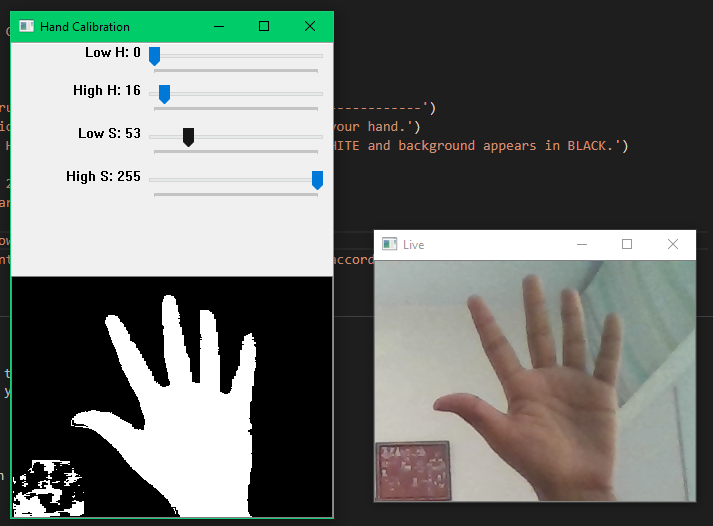
#> input picture Images/1.png, 713 x 526 px, given in place of the camera
$ python practice_2.py
#> lines starting #> are read from the running program, lines starting #| are printed output that depends on the picture; after the words box and inside, x2 and y2 are one past the last pixel; in counts of white or black regions, pixels touching at a corner belong together
import cv2
import math
import numpy as np
import pyautogui


class FingersNumberDetector:

    def __init__(self):
        pyautogui.PAUSE = 0

        self.isHandHistCreated = False
        self.isBgCaptured = False
        self.bgSubThreshold = 30

        # Background subtractor learning rate
        self.bgSubtractorLr = 0

        self.xs = [6.0/20.0, 9.0/20.0, 12.0/20.0]
        self.ys = [9.0/20.0, 10.0/20.0, 11.0/20.0]

        # Gamma correction lookUpTable
        # Increase the contrast
        gamma = 3
        self.lookUpTable = np.empty((1,256), np.uint8)
        for i in range(256):
            self.lookUpTable[0,i] = np.clip(pow(i / 255.0, gamma) * 255.0, 0, 255)

    # [14 lines left out: function createHandHistogram, not called in this run]

    def drawRect(self, frame):
        rows, cols, _ = frame.shape

        for x in self.xs:
            for y in self.ys:
                x0, y0 = int(x*rows), int(y*cols)
                cv2.rectangle(frame, (y0, x0), (y0 + 20, x0 + 20), (0, 255, 0), 1)

    # [66 lines left out: functions histMasking, getCentroid, getMaxContours, threshold, bgSubMasking, getMaskAreaRatio, not called in this run]

    def setupFrame(self, frame_width, frame_height):
        """self.x0 and self.y0 are top left corner coordinates
        self.width and self.height are the width and height the ROI
        """
        x, y = 0.0, 0.4
        self.x0 = int(frame_width*x)
        self.y0 = int(frame_height*y)
        self.width = 260
        self.height = 260

    # [83 lines left out: functions countFingers, calculateAngle, execute, detectHand, not called in this run]

    def startDetecting(self):
        cap = cv2.VideoCapture(0)

        frame_width = int(cap.get(cv2.CAP_PROP_FRAME_WIDTH))
        frame_height = int(cap.get(cv2.CAP_PROP_FRAME_HEIGHT))
        self.setupFrame(frame_width, frame_height)

        while cap.isOpened():
            ret, frame = cap.read()
#> frame is the input picture: shape (526, 713, 3); mean B, G, R 110.4, 114.8, 110.1

            # Increase the contrast
            # frame = cv2.convertScaleAbs(frame, alpha=3, beta=-500)

            # Gamma corection
            # Increase the contrast
            frame = cv2.LUT(frame, self.lookUpTable)
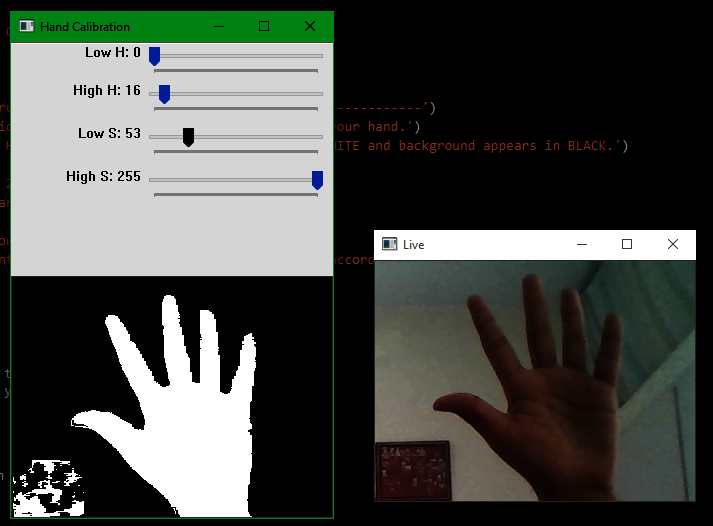
#> frame: shape (526, 713, 3); mean B, G, R 73, 77.6, 74.2

            cv2.rectangle(frame, (self.x0, self.y0), (self.x0 + self.width - 1, self.y0 + self.height - 1), (255, 0, 0), 2)
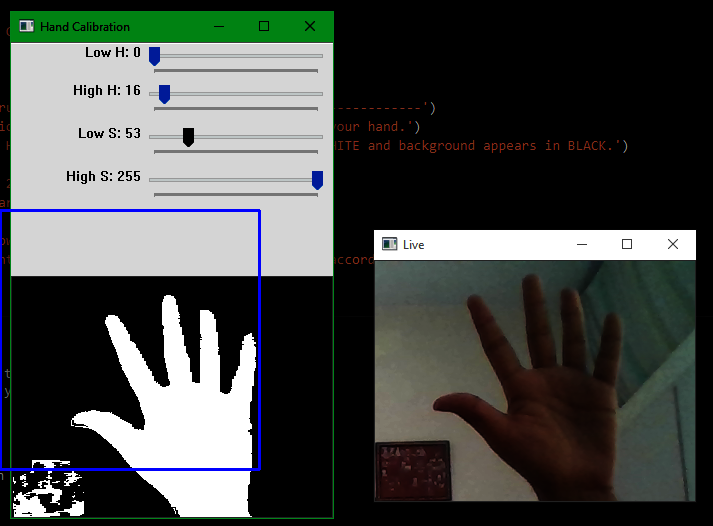
#> frame: shape (526, 713, 3); 0.76% of pixels changed, all inside (x1, y1, x2, y2) = (0, 209, 261, 471)

            k = cv2.waitKey(17) & 0xFF
#> (key q is pressed here)

            if k == ord("z"):
                self.isHandHistCreated = True
                handHist = self.createHandHistogram(frame)
            elif k == ord('b'):
                self.bgSubtractor = cv2.createBackgroundSubtractorMOG2(10, self.bgSubThreshold)
                self.isBgCaptured = True
            elif k == ord("r"):
                self.bgSubtractor = None
                self.isBgCaptured = False

            if self.isHandHistCreated and self.isBgCaptured:
                self.detectHand(frame, handHist)
            elif not self.isHandHistCreated:
                self.drawRect(frame)
#> after the loop in drawRect, `for x in self.xs:`:
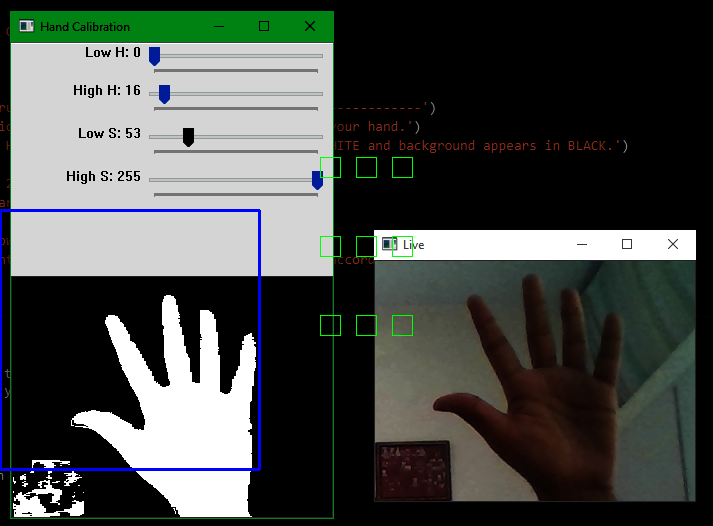
#> frame: shape (526, 713, 3); 0.19% of pixels changed, all inside (x1, y1, x2, y2) = (320, 157, 413, 336)

            cv2.imshow("Output", frame)
            if k == ord("q"):
                break
            elif k == ord("j"):
                self.y0 = min(self.y0 + 20, frame_height - self.height)
            elif k == ord("k"):
                self.y0 = max(self.y0 - 20, 0)
            elif k == ord("h"):
                self.x0 = max(self.x0 - 20, 0)
            elif k == ord("l"):
                self.x0 = min(self.x0 + 20, frame_width - self.width)

        cap.release()
        cv2.destroyAllWindows()

if __name__ == "__main__":
    detector = FingersNumberDetector()
    detector.startDetecting()

$ run again, on Images/2.png
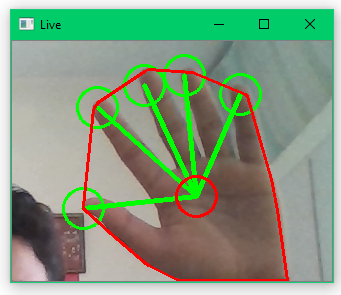
#> input picture Images/2.png, 341 x 295 px, given in place of the camera
#> in startDetecting, frame is the input picture: shape (295, 341, 3); mean B, G, R 129, 155.5, 132.8
#> in startDetecting, `cv2.rectangle(frame, (self.x0, self.y0), (self.x0 + self.width - 1, se..`:
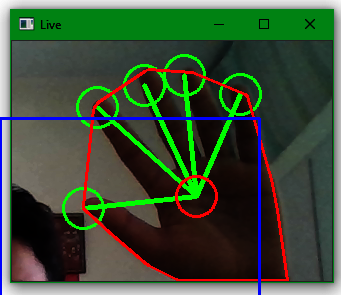
#> frame: shape (295, 341, 3); mean B, G, R 55.9, 78.8, 61.1
#> after the loop in drawRect, `for x in self.xs:`:
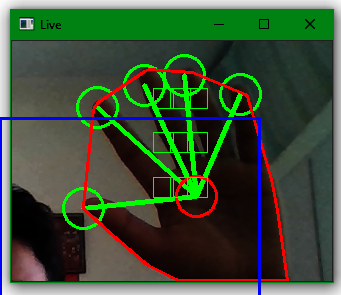
#> frame: shape (295, 341, 3); 0.47% of pixels changed, all inside (x1, y1, x2, y2) = (153, 88, 208, 198)
